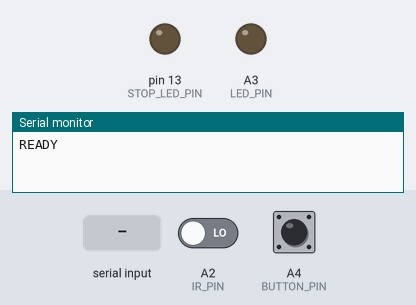
Bench run of a sketch on a simulated Arduino Nano, built with avr-gcc and run on an emulated ATmega328P. Shown: output pins drawn as LEDs (lit = HIGH), the last lines printed to the serial monitor. Dashed ring = blinking. Inputs (shaded band) come from the test bench; at power-on: A4 (BUTTON_PIN) HIGH, A2 (IR_PIN) LOW.

Above: at 1.2 s.
1.3 s: "D" received over Serial
At 2.25 s:
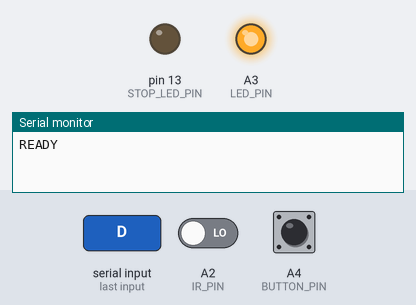
4.3 s: A4 (BUTTON_PIN) pulled LOW for 0.15 s
At 5.4 s:
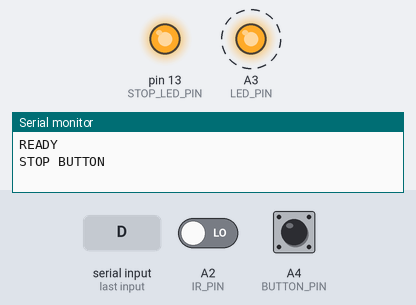
7.3 s: "O" received over Serial
8.8 s: A4 (BUTTON_PIN) pulled LOW for 3.2 s
At 10.3 s:
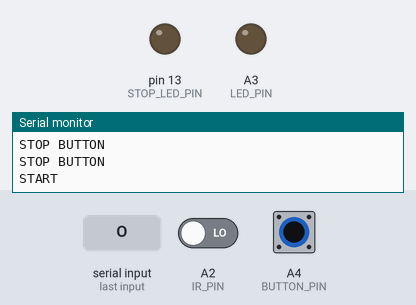
13.5 s: A4 (BUTTON_PIN) pulled LOW for 1 s
At 14.3 s:
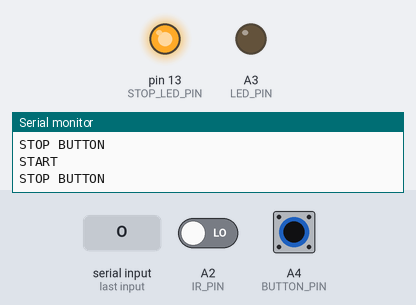
Timing chart, 0 to 16.5 s (numbered marks = the images above; inputs shaded):
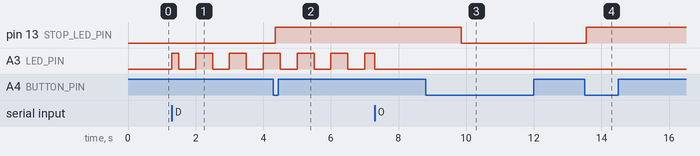

The sketch:

trace_estop.ino
```cpp
// TRACE operator box: hardware E-STOP button, IR motion sensor, green status LED.
// Board: Arduino Nano (ATmega328P). Talks to arduino_bridge.py over USB serial.
//
// Wiring (A0-A5 work as normal digital pins on the Nano):
//   IR sensor:  OUT -> A2, VCC -> 5V, GND -> GND
//   Green LED:  A3 -> 220 ohm resistor -> LED long leg; LED short leg -> GND
//   Button:     A4 -> button -> GND (internal pull-up, no resistor needed)
//   Built-in LED (pin 13, on the board): on while the system is stopped
//
// Button:  a press STOPS every robot, every time (even if this board thinks
//          they are already stopped, so it can never miss a real stop).
//          To START again: hold it for 1 s while stopped.
// IR:      movement stops the robots, and the green LED flashes fast.
//          Start is refused while the sensor still sees movement.
// Green:   fast flash = stopped by the IR sensor
//          slow blink = mission complete (Husky and drones at the person)
//          off        = anything else
//
// USB serial, 115200 baud:
//   sends     READY, IR ARMED, STOP BUTTON, STOP IR, START, BLOCKED IR
//   receives  'D' mission complete, 'O' not complete,
//             'I' IR sensor on, 'i' IR sensor off

const int IR_PIN = A2;
const int LED_PIN = A3;
const int BUTTON_PIN = A4;
const int STOP_LED_PIN = LED_BUILTIN;

// PIR sensor (HC-SR501): OUT goes HIGH on movement -> true.
// IR obstacle module (FC-51, "OUT" goes LOW when it sees something) -> false.
const bool IR_ACTIVE_HIGH = true;
// Button wired A4 -> GND -> true. Wired 5V -> A4 with a resistor A4 -> GND -> false.
const bool BUTTON_ACTIVE_LOW = true;

const unsigned long DEBOUNCE_MS = 50;
const unsigned long HOLD_TO_START_MS = 1000;  // set 0 for a plain press
const unsigned long IR_WARMUP_MS = 30000;     // a PIR gives false triggers for ~30 s after power-up
const unsigned long IR_FLASH_MS = 100;        // fast flash: 5 per second
const unsigned long DONE_BLINK_MS = 500;      // slow blink: 1 per second

bool stopped = false;
bool irAlarm = false;       // stopped by the IR sensor, until START
bool irEnabled = true;      // the bridge can switch the sensor off ('i')
bool irArmed = false;       // warm-up over
bool missionDone = false;   // from the bridge ('D' / 'O')

int lastButtonReading = HIGH;
bool buttonDown = false;
unsigned long buttonChangedAt = 0;
unsigned long pressedAt = 0;
bool wasStoppedAtPress = false;
bool holdHandled = false;

bool irWasActive = false;

bool buttonPressedNow() {
  const int level = digitalRead(BUTTON_PIN);
  return BUTTON_ACTIVE_LOW ? level == LOW : level == HIGH;
}

bool irActiveNow() {
  const int level = digitalRead(IR_PIN);
  return IR_ACTIVE_HIGH ? level == HIGH : level == LOW;
}

void stopAll(const char* reason) {
  stopped = true;
  Serial.print("STOP ");
  Serial.println(reason);
}

void setup() {
  pinMode(IR_PIN, INPUT);
  pinMode(LED_PIN, OUTPUT);
  pinMode(BUTTON_PIN, BUTTON_ACTIVE_LOW ? INPUT_PULLUP : INPUT);
  pinMode(STOP_LED_PIN, OUTPUT);
  Serial.begin(115200);
  lastButtonReading = digitalRead(BUTTON_PIN);
  Serial.println("READY");
}

void loop() {
  const unsigned long now = millis();

  // ---- button, debounced ----
  const int reading = digitalRead(BUTTON_PIN);
  if (reading != lastButtonReading) {
    buttonChangedAt = now;
    lastButtonReading = reading;
  }
  if (now - buttonChangedAt > DEBOUNCE_MS) {
    const bool down = buttonPressedNow();
    if (down && !buttonDown) {            // just pressed: always stop
      wasStoppedAtPress = stopped;
      pressedAt = now;
      holdHandled = false;
      stopAll("BUTTON");
    }
    buttonDown = down;
  }
  // Held while it was already stopped before this press: start again.
  // (A long press in a panic never restarts the robots.)
  if (buttonDown && wasStoppedAtPress && !holdHandled && now - pressedAt >= HOLD_TO_START_MS) {
    holdHandled = true;
    if (irEnabled && irArmed && irActiveNow()) {
      Serial.println("BLOCKED IR");      // someone is still moving in front of the sensor
    } else {
      stopped = false;
      irAlarm = false;
      Serial.println("START");
    }
  }

  // ---- IR sensor: stop on the start of a movement ----
  if (!irArmed && now >= IR_WARMUP_MS) {
    irArmed = true;
    irWasActive = irActiveNow();         // don't fire on a level already high at the end of warm-up
    Serial.println("IR ARMED");
  }
  const bool irActive = irActiveNow();
  if (irArmed && irEnabled && irActive && !irWasActive) {
    irAlarm = true;
    stopAll("IR");
  }
  irWasActive = irActive;

  // ---- commands from the computer ----
  while (Serial.available() > 0) {
    const char c = Serial.read();
    if (c == 'D') missionDone = true;
    else if (c == 'O') missionDone = false;
    else if (c == 'I') irEnabled = true;
    else if (c == 'i') { irEnabled = false; irAlarm = false; }
  }

  // ---- lights ----
  bool greenOn = false;
  if (irAlarm) {
    greenOn = (now / IR_FLASH_MS) % 2 == 0;
  } else if (missionDone) {
    greenOn = (now / DONE_BLINK_MS) % 2 == 0;
  }
  digitalWrite(LED_PIN, greenOn ? HIGH : LOW);
  digitalWrite(STOP_LED_PIN, stopped ? HIGH : LOW);
}
```

Measured:
- after the input at 1.3 s, A3 (LED_PIN): LOW → HIGH at once, then repeats every 1.0 s: LOW 0.50 s, HIGH 0.50 s
- after the input at 4.3 s, pin 13 (STOP_LED_PIN): LOW → HIGH after 0.05 s
- after the input at 8.8 s, pin 13 (STOP_LED_PIN): HIGH → LOW after 1.1 s
- after the input at 13.5 s, pin 13 (STOP_LED_PIN): LOW → HIGH after 0.05 s
